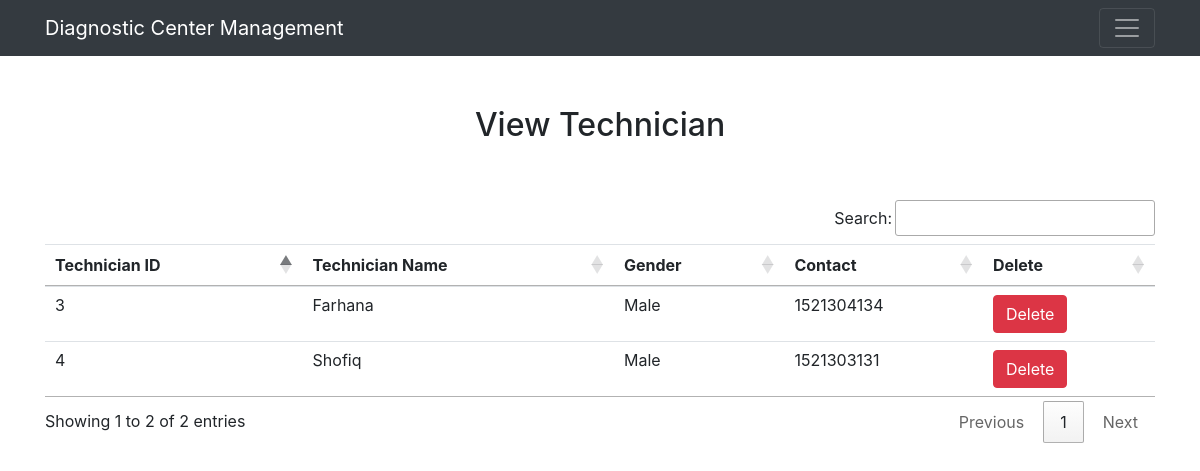
/view_technician/ (signed in), run on the app's committed database.
### Diagnostic_Center/models.py (models this page shows, shortened)
class Technician(models.Model):
    name = models.CharField(max_length=50)
    gender = models.CharField(max_length=10)
    mobile = models.IntegerField(null=True)

### Diagnostic_Center/views.py (the view)
# urls.py: path('view_technician/', View_Technician, name='view_technician'),
def View_Technician(request):
    if not request.user.is_staff:
        return redirect('login')
    tec = Technician.objects.all()
    d = {'tec': tec}
    return render(request, 'view_technician.html', d)

### templates/view_technician.html
{% extends 'navigationbar.html' %}
{% load static %}
{% block body %}
<div class="container" style="margin-top:50px">
<h2 class="text-center">View Technician</h2>
<br><br>
<table class="table table-hover" id="example">
    <thead>
        <tr>
            <th>Technician ID</th>
            <th>Technician Name</th>
            <th>Gender</th>
            <th>Contact</th>
            <th>Delete</th>
        </tr>
    </thead>
    <tbody>
        {% for i in tec %}
        <tr>
            <td>{{i.id}}</td>
            <td>{{i.name}}</td>
            <td>{{i.gender}}</td>
            <td>{{i.mobile}}</td>
            <td><a href="{% url 'delete_technician' i.id %}" onClick="return confirm('Are you sure?')" class="btn btn-danger">Delete</a></td>
        </tr>
        {% endfor %}
    </tbody>
</table>
</div>
{% endblock %}

### data on the page
Technician: id "3", name "Farhana", gender "Male", mobile "1521304134"
Technician: id "4", name "Shofiq", gender "Male", mobile "1521303131"
